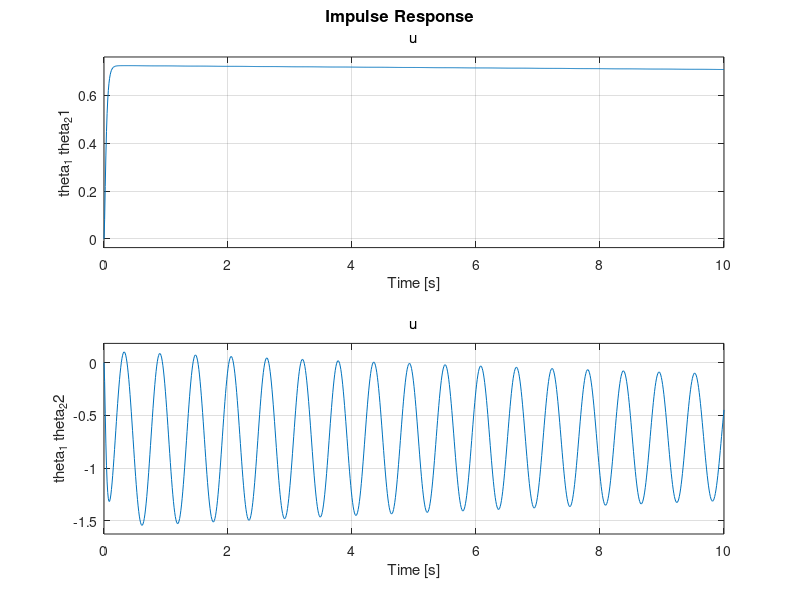

The MATLAB source for this figure:
clear,clc

load('System.mat')

inputs = {'u'};
outputs = {'theta_1 theta_2'};

G = ss(A, B, C, D, 'inputname', inputs, 'outputname', outputs);

h = 0.001;

H = c2d(G, h);

% G = d2c(H)

G

% TF = ss2tf(A, B, C, D)

t1 = 0 : 0.01 : 10;
pole(G)
figure;
impulse(G, t1)

% PID not working

% Kp = 100;
% Ki = 1;
% Kd = 30;
% 
% C1 = pid(Kp, Ki, Kd);
% T1 = feedback(G, C1);
% 
% impulse(T1, t1)

% 
% P1 = -0.5 + 0.4i;
% P2 = -0.5 - 0.5i;
% P3 = -0.7 + 0.4i;
% P4 = -0.7 - 0.5i;
% P5 = -0.8 - 0.2i;
% 
% K = place(A, B, [P1, P2, P3, P4, P5]);
% 
% Ac = (A - B*K);
% 
% G1 = ss(Ac, B, C, D);
% 
% pole(G1)
% 
% figure;
% impulse(G1, t1)
% step(G1)